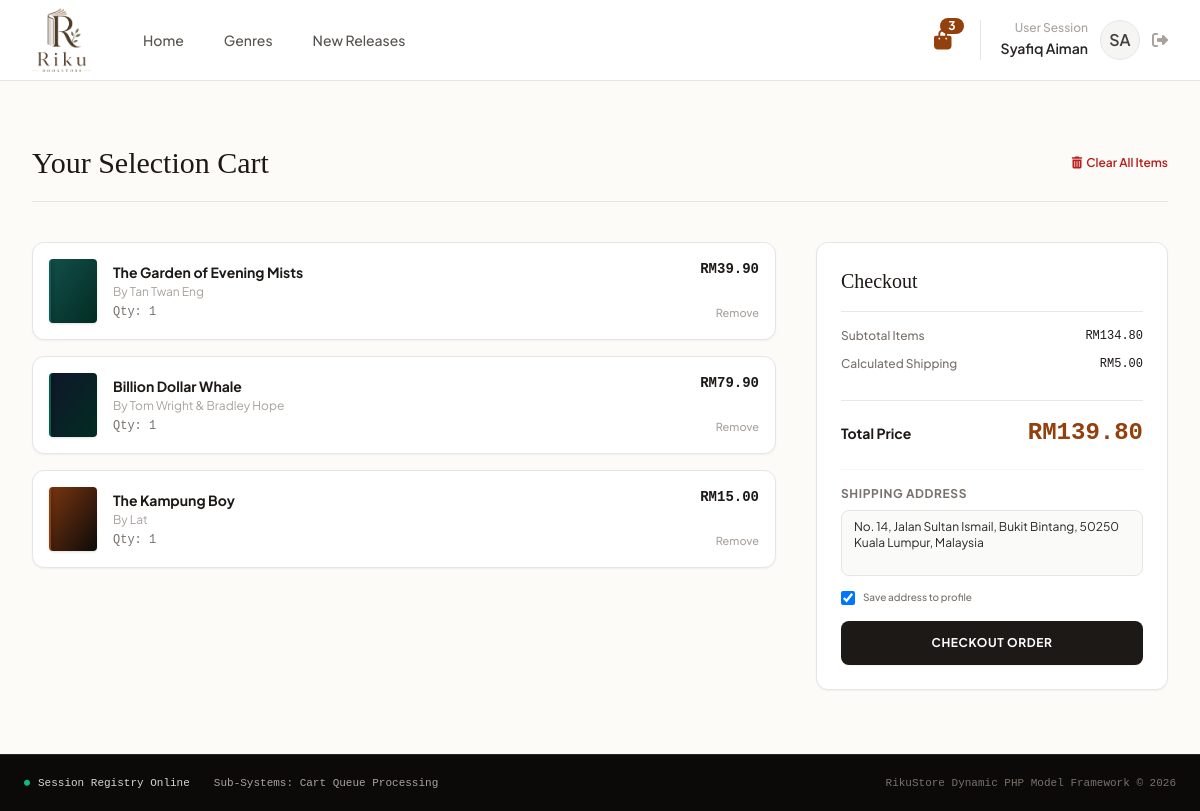
/cart.php (signed in), run on the app's committed database.
### tables this page shows
CREATE TABLE `cart` (
    `id` INT AUTO_INCREMENT PRIMARY KEY,
    `user_id` INT NOT NULL,
    `book_id` INT NOT NULL,
    `quantity` INT NOT NULL DEFAULT 1,
    FOREIGN KEY (`user_id`) REFERENCES `users`(`id`) ON DELETE CASCADE,
    FOREIGN KEY (`book_id`) REFERENCES `books`(`book_id`) ON DELETE CASCADE
);

CREATE TABLE `books` (
    `book_id` INT AUTO_INCREMENT PRIMARY KEY,
    `title` VARCHAR(255) NOT NULL,
    `sub_title` VARCHAR(255) NOT NULL,
    `author` VARCHAR(100) NOT NULL,
    `isbn` VARCHAR(20) NOT NULL,
    `genre` VARCHAR(50) NOT NULL,
    `price` DECIMAL(10, 2) NOT NULL,
    `stock_quantity` INT NOT NULL DEFAULT 0,
    `theme_gradient` VARCHAR(100) NOT NULL,
    `border_color` VARCHAR(50) NOT NULL,
    `icon` VARCHAR(50) NOT NULL,
    `cover_image` VARCHAR(255) NULL,
    `description` TEXT NULL,
    `release_date` VARCHAR(50) NULL
);

CREATE TABLE `users` (
    `id` INT AUTO_INCREMENT PRIMARY KEY,
    `name` VARCHAR(100) NOT NULL,
    `email` VARCHAR(100) NOT NULL UNIQUE,
    `password` VARCHAR(255) NOT NULL,
    `role` ENUM('User', 'Admin') DEFAULT 'User',
    `initials` VARCHAR(5) NOT NULL,
    `joined_date` VARCHAR(50) NOT NULL,
    `address` TEXT,
    `loyalty_points` INT DEFAULT 0,
    `login_streak` INT DEFAULT 0,
    `last_login_date` DATE NULL,
    `reading_streak` INT DEFAULT 0,
    `last_read_date` DATE NULL,
    `today_reading_seconds` INT DEFAULT 0,
    `protection_used_month` VARCHAR(7) NULL
);

### cart.php (the view, shortened to what this page needs)
<?php
include 'db_connect.php';
$user_id = (int)$_SESSION['user_id'];
$user_address_res = $conn->query("SELECT address, loyalty_points FROM users WHERE id = $user_id");
$user_address_row = $user_address_res->fetch_assoc();
$user_address     = $user_address_row['address'] ?? '';
$cart_items = [];
$subtotal   = 0;
$cart_items_sql = "SELECT c.*, b.title, b.author, b.price, b.theme_gradient, b.border_color FROM cart c JOIN books b ON c.book_id = b.book_id WHERE c.user_id = $user_id";
$cart_items_res = $conn->query($cart_items_sql);
if ($cart_items_res->num_rows > 0) {
    while($row = $cart_items_res->fetch_assoc()) {
        $cart_items[] = $row;
        $subtotal += $row['price'] * $row['quantity'];
    }
}
$shipping = $subtotal > 0 ? 5.00 : 0.00;
$points_discount = 0;
$total_price = max(0, $subtotal + $shipping - $points_discount);
$cart_count_sql = "SELECT SUM(quantity) as count FROM cart WHERE user_id = $user_id";
$cart_count_res = $conn->query($cart_count_sql);
$cart_count_row = $cart_count_res->fetch_assoc();
$cart_count     = $cart_count_row['count'] ?? 0;
$user_session = [
    'name'       => $_SESSION['name'] ?? 'Guest',
    'initials'   => $_SESSION['initials'] ?? 'G',
    'role'       => $_SESSION['role'] ?? 'Customer',
    'cart_count' => $cart_count
];
$current_page = basename($_SERVER['SCRIPT_NAME']);
?>
<!DOCTYPE html>
<html lang="en">
<head>
    <script src="https://cdn.tailwindcss.com"></script>
    <link rel="stylesheet" href="https://cdnjs.cloudflare.com/ajax/libs/font-awesome/6.4.0/css/all.min.css">
    <link rel="stylesheet" href="css/style.css">
    <link rel="stylesheet" href="css/cart.css">
</head>
<body class="flex flex-col min-h-screen text-stone-800">
    <nav class="bg-white/90 backdrop-blur-md border-b border-stone-200 sticky top-0 z-50">
        <div class="max-w-7xl mx-auto px-4 sm:px-6 lg:px-8">
            <div class="flex justify-between h-20">
                <div class="flex items-center">
                    <a href="index.php" class="flex items-center">
                        <img src="image/logo.png" alt="Riku Bookstore" class="h-16 object-contain bg-transparent">
                    </a>
                    <div class="hidden md:flex space-x-8 ml-12 text-sm font-medium text-stone-600">
                        <a href="index.php" class="<?php echo ($current_page == 'index.php') ? 'text-amber-800 font-semibold border-b-2 border-amber-800' : 'hover:text-stone-900'; ?> px-1 py-2 transition">Home</a>
                        <a href="genre.php" class="<?php echo ($current_page == 'genre.php') ? 'text-amber-800 font-semibold border-b-2 border-amber-800' : 'hover:text-stone-900'; ?> px-1 py-2 transition">Genres</a>
                        <a href="newrelease.php" class="<?php echo ($current_page == 'newrelease.php') ? 'text-amber-800 font-semibold border-b-2 border-amber-800' : 'hover:text-stone-900'; ?> px-1 py-2 transition">New Releases</a>
                    </div>
                </div>
                <div class="flex items-center space-x-6">
                    <a href="cart.php" class="relative text-amber-800 transition p-1">
                        <i class="fa-solid fa-bag-shopping text-xl"></i>
                        <span class="absolute -top-1 -right-2 inline-flex items-center justify-center px-2 py-0.5 text-xs font-bold leading-none text-white bg-amber-800 rounded-full"><?php echo $user_session['cart_count']; ?></span>
                    </a>
                    <div class="flex items-center space-x-3 border-l pl-5 border-stone-200">
                        <div class="text-right hidden md:block">
                            <p class="text-xs text-stone-400 font-medium"><?php echo $user_session['role']; ?> Session</p>
                            <a href="profile.php" class="text-sm font-semibold text-stone-800 hover:text-amber-800 transition"><?php echo $user_session['name']; ?></a>
                        </div>
                        <a href="profile.php" class="w-10 h-10 rounded-full bg-stone-100 text-stone-700 hover:bg-stone-200 flex items-center justify-center font-semibold border border-stone-200 transition">
                          <?php echo $user_session['initials']; ?>
                        </a>
                        <a href="logout.php" class="text-stone-400 hover:text-red-700 transition" title="Logout">
                            <i class="fa-solid fa-right-from-bracket"></i>
                        </a>
                    </div>
                </div>
            </div>
        </div>
    </nav>
    <main class="max-w-7xl mx-auto px-4 sm:px-6 lg:px-8 py-16 flex-grow w-full">
        <div class="flex items-center justify-between border-b border-stone-200 pb-5 mb-10">
            <h1 class="serif-title text-3xl font-normal text-stone-900">Your Selection Cart</h1>
            <?php if (!empty($cart_items)): ?>
                <form action="cart.php" method="POST">
                    <button type="submit" class="text-xs font-semibold text-red-700 hover:text-red-900 transition flex items-center space-x-1">
                        <i class="fa-solid fa-trash-can"></i>
                        <span>Clear All Items</span>
                    </button>
                </form>
            <?php endif; ?>
        </div>
        <?php if (empty($cart_items)): ?>
            <div class="text-center py-20 bg-white border border-stone-200 rounded-2xl p-8 max-w-md mx-auto">
                <i class="fa-solid fa-basket-shopping text-4xl text-stone-300 mb-4 block"></i>
                <h2 class="font-bold text-stone-900 text-lg">Your cart is currently empty</h2>
                <p class="text-xs text-stone-500 mt-1 mb-6">Explore the curated collection to add books back into your dynamic active array scope.</p>
                <a href="index.php" class="inline-block bg-stone-900 hover:bg-amber-800 text-white text-xs px-5 py-3 rounded-lg font-semibold tracking-wide transition shadow-sm">Return to Catalog</a>
            </div>
        <?php else: ?>
            <div class="grid grid-cols-1 lg:grid-cols-3 gap-10 items-start">
                <div class="lg:col-span-2 space-y-4">
                    <?php foreach ($cart_items as $item): ?>
                        <div class="bg-white border border-stone-200 rounded-xl p-4 flex items-center justify-between shadow-sm">
                            <div class="flex items-center space-x-4">
                                <div class="w-12 h-16 bg-gradient-to-br <?php echo htmlspecialchars($item['theme_gradient']); ?> border-l-2 <?php echo htmlspecialchars($item['border_color']); ?> rounded shadow relative shrink-0 overflow-hidden">
                                    <div class="absolute inset-0 spine-shadow"></div>
                                </div>
                                <div>
                                    <h3 class="font-bold text-stone-900 text-sm line-clamp-1"><?php echo htmlspecialchars($item['title']); ?></h3>
                                    <p class="text-xs text-stone-400 mt-0.5">By <?php echo htmlspecialchars($item['author']); ?></p>
                                    <span class="text-xs text-stone-500 block font-mono mt-1">Qty: <?php echo $item['quantity']; ?></span>
                                </div>
                            </div>
                            <div class="text-right flex flex-col items-end justify-between h-16">
                                <span class="font-mono font-bold text-stone-900 text-sm">RM<?php echo number_format($item['price'], 2); ?></span>
                                <form action="cart.php" method="POST">
                                    <button type="submit" class="text-[11px] font-medium text-stone-400 hover:text-red-700 transition">Remove</button>
                                </form>
                            </div>
                        </div>
                    <?php endforeach; ?>
                </div>
                <div class="bg-white border border-stone-200 rounded-xl p-6 shadow-sm" id="checkout-panel">
                    <h2 class="serif-title text-xl font-normal text-stone-900 border-b pb-4 mb-4">Checkout</h2>
                    <div class="space-y-3 text-xs font-medium border-b pb-4 mb-4">
                        <div class="flex justify-between text-stone-500">
                            <span>Subtotal Items</span>
                            <span class="font-mono text-stone-900">RM<?php echo number_format($subtotal, 2); ?></span>
                        </div>
                        <div class="flex justify-between text-stone-500">
                            <span>Calculated Shipping</span>
                            <span class="font-mono text-stone-900">RM<?php echo number_format($shipping, 2); ?></span>
                        </div>
                    </div>
                    <div class="flex justify-between items-baseline mb-5">
                        <span class="text-sm font-bold text-stone-900">Total Price</span>
                        <span class="text-2xl font-bold font-mono text-amber-800" id="summary-total">RM<?php echo number_format($total_price, 2); ?></span>
                    </div>
                    <form action="cart.php" method="POST" class="space-y-4">
                        <div class="border-t border-stone-100 pt-4">
                            <label for="shipping_address" class="block text-xs font-bold uppercase tracking-wider text-stone-500 mb-2">Shipping Address</label>
                            <textarea id="shipping_address" name="shipping_address" rows="3" required
                                class="w-full px-3 py-2 bg-stone-50 border border-stone-200 rounded-lg text-xs focus:outline-none focus:border-amber-700 transition resize-none"
                                placeholder="Enter your full shipping address"><?php echo htmlspecialchars($user_address); ?></textarea>
                            <div class="flex items-center mt-2">
                                <input type="checkbox" id="save_profile_address" name="save_profile_address" value="1" checked
                                    class="w-3.5 h-3.5 text-amber-800 border-stone-300 rounded focus:ring-amber-500 cursor-pointer">
                                <label for="save_profile_address" class="ml-2 text-[10px] font-medium text-stone-500 cursor-pointer">Save address to profile</label>
                            </div>
                        </div>
                        <button type="submit" class="w-full bg-stone-900 hover:bg-amber-800 text-white text-xs py-3.5 rounded-lg font-bold tracking-wider uppercase transition shadow-sm">
                            Checkout Order
                        </button>
                    </form>
                </div>
            </div>
        <?php endif; ?>
    </main>
    <footer class="bg-stone-950 text-stone-400 text-xs py-5 px-6 border-t border-stone-800 font-mono mt-auto">
        <div class="max-w-7xl mx-auto flex flex-col lg:flex-row justify-between items-center space-y-3 lg:space-y-0">
            <div class="flex flex-wrap justify-center lg:justify-start gap-x-6 gap-y-2 text-[11px]">
                <span class="flex items-center text-stone-300"><i class="fa-solid fa-circle text-[6px] text-emerald-500 mr-2"></i> Session Registry Online</span>
                <span>Sub-Systems: Cart Queue Processing</span>
            </div>
            <div class="text-[11px] text-stone-500">RikuStore Dynamic PHP Model Framework &copy; 2026</div>
        </div>
    </footer>
</body>
</html>

### css/style.css (style rules this page uses)
body { font-family: 'Plus Jakarta Sans', sans-serif; background-color: #fcfbf7; }
.serif-title { font-family: 'Playfair Display', serif; }
.spine-shadow { background: linear-gradient(to right, rgba(0, 0, 0, 0.15) 0%, rgba(0, 0, 0, 0) 12%); }

### data on the page
cart: book.title "The Garden of Evening Mists", book.author "Tan Twan Eng", quantity "1", book.price "39.90"
cart: book.title "Billion Dollar Whale", book.author "Tom Wright & Bradley Hope", quantity "1", book.price "79.90"
cart: book.title "The Kampung Boy", book.author "Lat", quantity "1", book.price "15.00"
users: shipping_address "No. 14, Jalan Sultan Ismail, Bukit Bintang, 50250 Kuala Lumpur, Malaysia"

### other printed values
$user_session['cart_count'] "3"
$user_session['role'] "User"
$user_session['name'] "Syafiq Aiman"
$user_session['initials'] "SA"
$subtotal "134.80"
$shipping "5.00"
$total_price "139.80"
